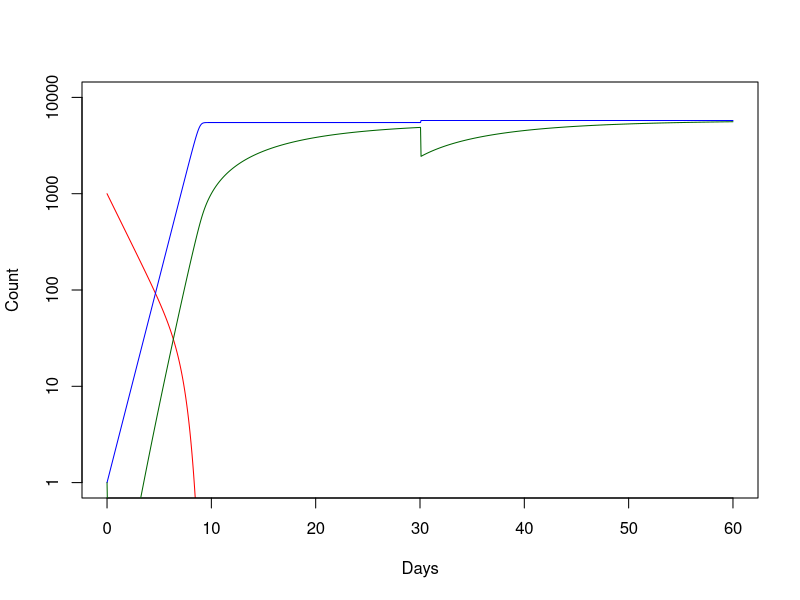

Write the R code that produced this figure.
#Implementation of basic Z+A 2015 model just to make sure I remember
#exactly what I'm doing here

#Graham Northrup June 30

NUMDAYS <- 60
dt <- 0.05
NUMSTEPS <- NUMDAYS/dt
Hf <- rep(0, NUMSTEPS) #free antigen
Hb <- rep(0, NUMSTEPS) #bound antigen
B <- rep(0, NUMSTEPS) #B cells
A <- rep(0, NUMSTEPS) #Antibodies
t <- seq(0,NUMDAYS,dt) #time vector

k <- 0.01 #1/AU*day
dH <- 0.5 #1/day
s <- 1 #1/day
phi <- #AU
a <- 0.1 #1/day
dA <- 0.1 #1/dat

Hf[1] <- 1000
B[1] <- 1
A[1] <- 1

HfFUNC <- function(k,dH,A,Hf,t) { #evaluates dHf/dt at given values and time
  return(-k*A[t]*Hf[t] - dH*Hf[t])
}

HbFUNC <- function(k,dH,A,Hf,Hb,t) { #evals Hb ODE
  return(k*A[t]*Hf[t] - dH*Hb[t])
}

BFUNC <- function(s,phi,B,Hf,t) { #B cell ODE
  return((s*B[t]*Hf[t])/(phi + Hf[t]))
}

AFUNC <- function(k,dA,a,B,Hf,A,t) { #Ab ODE
  return(a*B[t] - k*A[t]*Hf[t] - dA*A[t])
}

#Forward Euler first because I want to make sure I'm
#in the right ballpark on this

for (i in 1:NUMSTEPS) {
  if (t[i] == 30) {
    Hf[i+1] = Hf[i] + 1000
  } else {
    Hf[i+1] <- Hf[i] + dt*HfFUNC(k,dH,A,Hf,i)
  }
  Hb[i+1] <- Hb[i] + dt*HbFUNC(k,dH,A,Hf,Hb,i)
  B[i+1] <- B[i] + dt*BFUNC(s,phi,B,Hf,i)
  A[i+1] <- A[i] + dt*AFUNC(k,dA,a,B,Hf,A,i)
  if (Hf[i+1] < 0.0001) {
    Hf[i+1] <- 0
  }
}

plot(t ,Hf,type='l',col='red',log = 'y', xlim=c(0,60),ylim=c(1,10000),xlab='Days',ylab='Count')
lines(t,B,type='l',col='blue')
lines(t,A,type='l',col='dark green')
